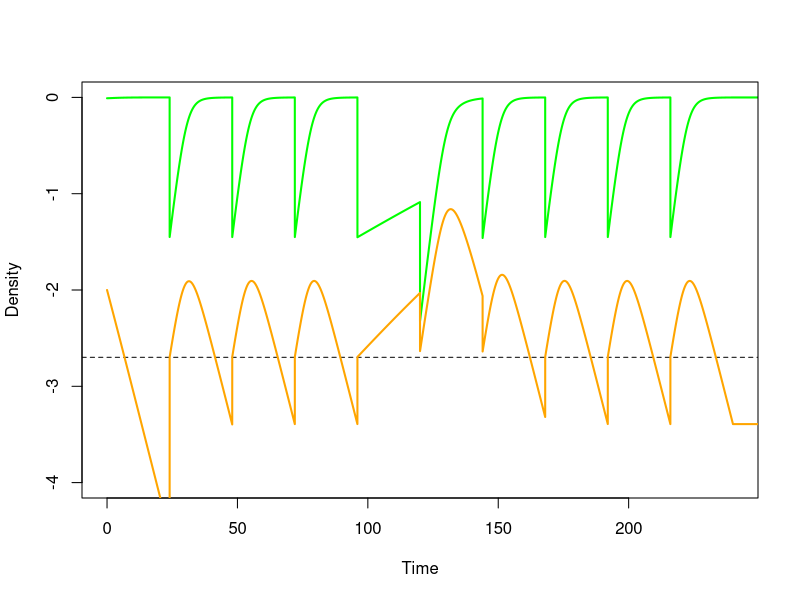
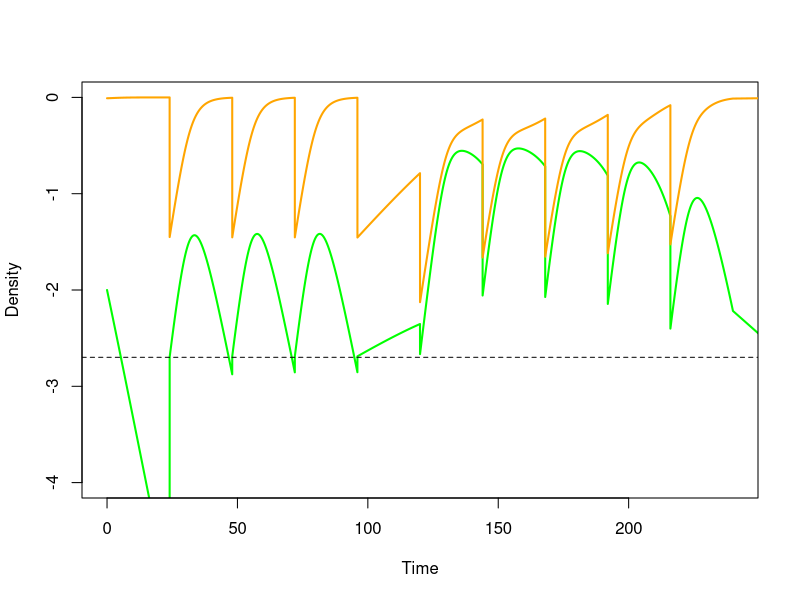
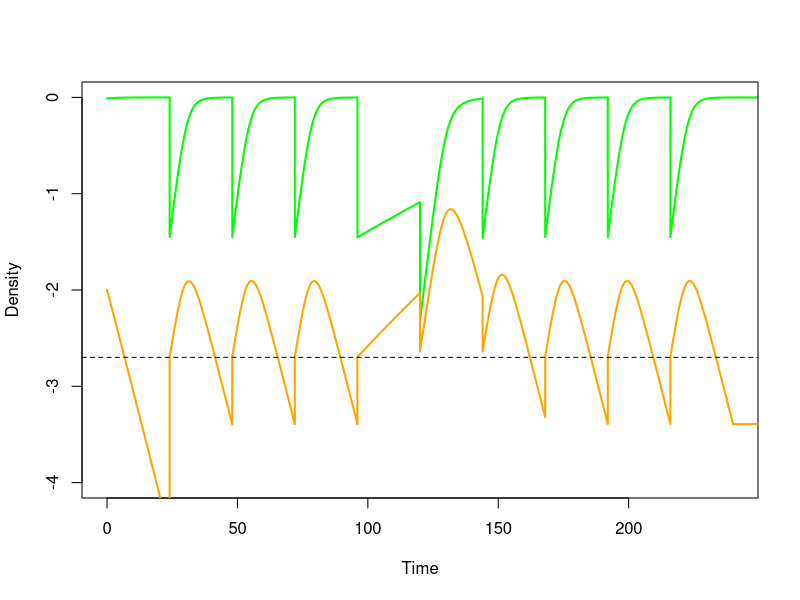
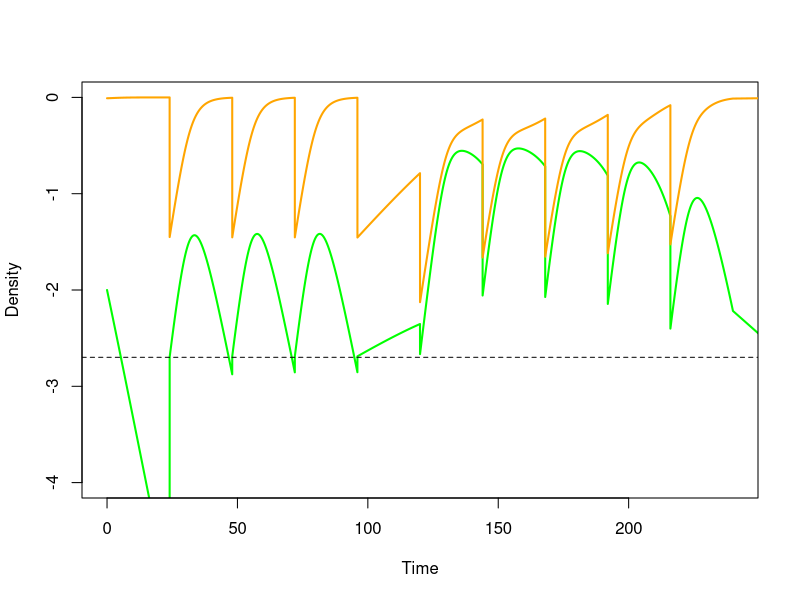

Generate these figures, in order, with R:
library(deSolve)
library(ggplot2)

#FUNCTIONS
  #LV model with Allee effect
  dy = c(0.0,0.0)
  LVAMonod <- function (t,y,parameters) {
    x <- y[1]
    y <- y[2]
    r1 <- parameters[1]
    r2 <- parameters[2]
    alpha12 <- parameters[3]
    alpha21 <- parameters[4]
    A <- parameters[5]
    t1 = t
    ta = parameters[8]
    IC51 = parameters[9]
    IC52 = parameters[10]
    Cm = parameters[11]
    
    if(t1 < ta | t1 > (ta+24) ) {
      dy[1] <- r1*x *((1-x)*x/(A+x) -alpha12*y)  
      dy[2] <- r2*y *(1 -y -alpha21*x)  
    } else {  #antibiotic shock
      dy[1] <- Rstatic(r1, Cm, IC51) *x * ((1-x)*x/(A+x) -alpha12*y) 
      dy[2] <- Rstatic(r2, Cm, IC52)*y *(1 -y -alpha21*x) 
    }
    list(dy)
  }
  
  # Serial dilutions with dispersal
  Dilute <- function(t, y, parms){
    y[1] <- y[1] / parms[7] + parms[6] 
    y[2] <- y[2] / parms[7] + parms[6]
    return(c(y[1], y[2]))
  }
  
  # Bacteriostatic model
  Rstatic <- function (R0, Bstat, I50) {
    Rstat <- R0 / (1 + Bstat / I50 ) 
    return (Rstat)
  }

#PARAMETER VALUES
  stepT = 1/100
  Tf = 240
  dilu = 30 #dilution rate
  rf= 0.52 #growth rate fast grower
  rs=0.41 #growth rate slow grower
  D = 0.002  # Dispersal applied during dilutions
  #AA=0.0
  AA=0.00 #Allee effect
  alpha12 = 1.6 #interaction strength
  alpha21 = 1.6 #interaction strength
  Tshock = 96 #time at which antibiotic exposure begins
  IC50_1 = 3.1 #IC50 of fast grower
  IC50_2 = 8.3 #IC50 of slow grower
  Cm0 = 40 # Antibiotic concentration during shock
  
  #in order: r1,r2,alpha12,alpha21,A,D, dil, Tshock, IC50_1, IC50_2, Cm0 
  pars = c(rf,rs,alpha12,alpha21, AA, D, dilu, Tshock, IC50_1, IC50_2, Cm0)

  #simulation for Fig S14_B (left panel)
  yini = c(0.98, 0.01) 
  LVA.simulation <- ode(y = yini, func = LVAMonod,
                       times = seq(0,Tf,by = stepT), parms = pars, events = list(func = Dilute, time = c(24,48,72,96,120,144,168,192,216,240,264)))
  #plot it
  plot (LVA.simulation[,1], log10(LVA.simulation[,2]), xlim=c(0, Tf), ylim=c(-4,0), xlab='Time', ylab='Density', type = 'l', col='green', lwd = 2) 
  abline(h=log10(D), lty=2)
  lines (LVA.simulation[,1], log10(LVA.simulation[,3]), col = 'orange', lwd = 2)
  #export plot
  pdf('F_S14B_left.pdf', width=4, height=4)
  plot (LVA.simulation[,1], log10(LVA.simulation[,2]), xlim=c(0, Tf), ylim=c(-4,0), xlab='Time', ylab='Density', type = 'l', col='green', lwd = 2)
  lines (LVA.simulation[,1], log10(LVA.simulation[,3]), col = 'orange', lwd = 2)
  abline(h=log10(D), lty=2)
  dev.off()



#simulation for Fig S14_B (right panel)
  yini = c(0.01, 0.98) 
  LVA.simulation <- ode(y = yini, func = LVAMonod,
                      times = seq(0,Tf,by = stepT), parms = pars, events = list(func = Dilute, time = c(24,48,72,96,120,144,168,192,216,240,264)))
  #plot it
  plot (LVA.simulation[,1], log10(LVA.simulation[,2]), xlim=c(0, Tf), ylim=c(-4,0), xlab='Time', ylab='Density', type = 'l', col='green', lwd = 2) 
  abline(h=log10(D), lty=2)
  lines (LVA.simulation[,1], log10(LVA.simulation[,3]), col = 'orange', lwd = 2)
  #export plot
  pdf('F_S14B_right.pdf', width=4, height=4)
  plot (LVA.simulation[,1], log10(LVA.simulation[,2]), xlim=c(0, Tf), ylim=c(-4,0), xlab='Time', ylab='Density', type = 'l', col='green', lwd = 2)
  lines (LVA.simulation[,1], log10(LVA.simulation[,3]), col = 'orange', lwd = 2)
  abline(h=log10(D), lty=2)
  dev.off()
